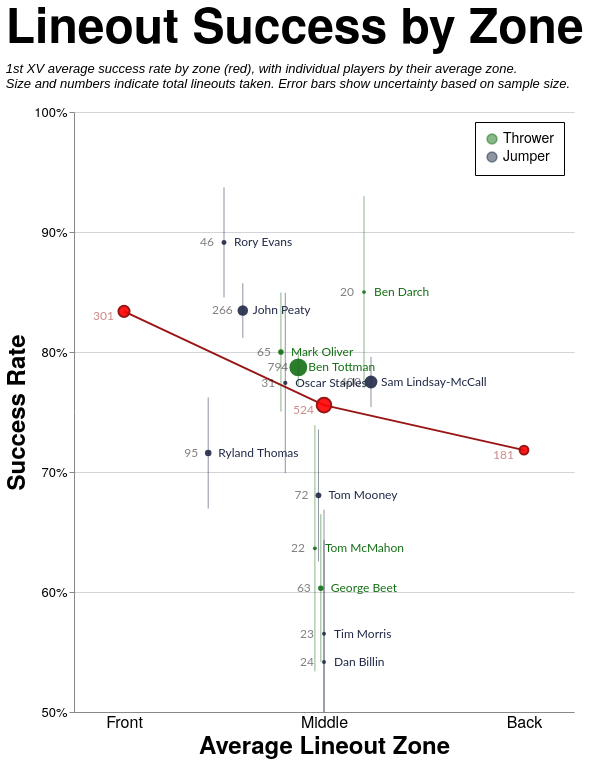

The Vega-Lite source for this figure:
### Vega-Lite specification from a JSON file in a GitHub repository (floating-point values rounded to 4 significant figures)
{"config": {"axis": {"labelFont": "PT Sans Narrow, Helvetica Neue, Helvetica, Arial, sans-serif", "titleFont": "PT Sans Narrow, Helvetica Neue, Helvetica, Arial, sans-serif", "labelFontSize": 13, "titleFontSize": 24, "gridColor": "#202947", "gridOpacity": 0.2, "zindex": 1}, "text": {"font": "Lato, sans-serif"}, "bar": {"cornerRadiusEnd": 5}, "header": {"labelFont": "PT Sans Narrow, Helvetica Neue, Helvetica, Arial, sans-serif", "titleFont": "PT Sans Narrow, Helvetica Neue, Helvetica, Arial, sans-serif", "labelFontSize": 24, "titleFontSize": 28, "labelFontWeight": "bold", "orient": "left"}, "legend": {"labelFont": "PT Sans Narrow, Helvetica Neue, Helvetica, Arial, sans-serif", "titleFont": "PT Sans Narrow, Helvetica Neue, Helvetica, Arial, sans-serif", "labelFontSize": 14, "titleFontSize": 16, "titlePadding": 5, "fillColor": "white", "strokeColor": "black", "padding": 10, "titleFontWeight": "lighter", "titleFontStyle": "italic", "titleColor": "gray", "offset": 10}, "title": {"font": "PT Sans Narrow, Helvetica Neue, Helvetica, Arial, sans-serif", "fontSize": 48, "fontWeight": "bold", "anchor": "start", "align": "center", "titlePadding": 20, "subtitlePadding": 10, "subtitleFontSize": 13, "subtitleColor": "", "subtitleFontStyle": "italic", "offset": 15, "color": "black"}, "axisX": {"labelAngle": 0}, "facet": {"title": null, "header": null, "align": {"row": "each", "column": "each"}, "spacing": 10}, "resolve": {"scale": {"y": "independent", "facet": "independent"}}, "background": "transparent", "scale": {"offsetBandPaddingOuter": 0.2, "offsetBandPaddingInner": 0.1}, "view": {"stroke": null, "background": "transparent"}}, "layer": [{"mark": {"type": "line", "color": "#991515"}, "encoding": {"x": {"axis": {"grid": false, "labelExpr": "datum.value == 1 ? 'Front' : datum.value == 2 ? 'Middle' : 'Back'", "labelFontSize": 16, "tickCount": 3, "ticks": false, "values": [1, 2, 3]}, "field": "zone", "scale": {"domain": [0.75, 3.25], "nice": false}, "title": "Average Lineout Zone", "type": "quantitative"}, "y": {"axis": {"format": "%", "tickCount": 5}, "field": "pct_won", "scale": {"domain": [0.5, 1.0]}, "title": "Success Rate", "type": "quantitative"}}}, {"mark": {"type": "point", "color": "#991515", "fill": "red", "fillOpacity": 0.9}, "encoding": {"size": {"field": "total", "legend": null, "scale": {"domain": [10, 1000], "range": [10, 400]}, "type": "quantitative"}, "x": {"axis": {"grid": false, "labelExpr": "datum.value == 1 ? 'Front' : datum.value == 2 ? 'Middle' : 'Back'", "labelFontSize": 16, "tickCount": 3, "ticks": false, "values": [1, 2, 3]}, "field": "zone", "scale": {"domain": [0.75, 3.25], "nice": false}, "title": "Average Lineout Zone", "type": "quantitative"}, "y": {"axis": {"format": "%", "tickCount": 5}, "field": "pct_won", "scale": {"domain": [0.5, 1.0]}, "title": "Success Rate", "type": "quantitative"}}}, {"mark": {"type": "text", "align": "right", "color": "#991515", "dx": -10, "dy": 5, "opacity": 0.5}, "encoding": {"size": {"value": 12}, "text": {"field": "total", "type": "quantitative"}, "x": {"axis": {"grid": false, "labelExpr": "datum.value == 1 ? 'Front' : datum.value == 2 ? 'Middle' : 'Back'", "labelFontSize": 16, "tickCount": 3, "ticks": false, "values": [1, 2, 3]}, "field": "zone", "scale": {"domain": [0.75, 3.25], "nice": false}, "title": "Average Lineout Zone", "type": "quantitative"}, "y": {"axis": {"format": "%", "tickCount": 5}, "field": "pct_won", "scale": {"domain": [0.5, 1.0]}, "title": "Success Rate", "type": "quantitative"}}}, {"data": {"name": "data-07052f8108e375a9048e08bbe6117f24"}, "mark": {"type": "errorbar", "opacity": 0.5}, "encoding": {"color": {"field": "player_type", "legend": {"orient": "top-right"}, "scale": {"domain": ["Thrower", "Jumper"], "range": ["#146f14", "#202946"]}, "title": null, "type": "nominal"}, "size": {"field": "total", "legend": null, "scale": {"domain": [10, 1000], "range": [10, 400]}, "type": "quantitative"}, "tooltip": [{"field": "player_type", "type": "nominal"}, {"field": "player", "type": "nominal"}, {"field": "total", "type": "quantitative"}, {"field": "won", "type": "quantitative"}, {"field": "pct_won", "format": ".1%", "type": "quantitative"}, {"field": "avg_zone", "type": "quantitative"}], "x": {"field": "avg_zone", "type": "quantitative"}, "y": {"field": "ymin", "scale": {"clamp": true}, "title": "Success Rate", "type": "quantitative"}, "y2": {"field": "ymax", "title": null}}, "transform": [{"calculate": "datum.pct_won - datum.error_margin", "as": "ymin"}, {"calculate": "datum.pct_won + datum.error_margin", "as": "ymax"}]}, {"data": {"name": "data-07052f8108e375a9048e08bbe6117f24"}, "mark": {"type": "circle", "fillOpacity": 0.9, "opacity": 1.0, "size": 100}, "encoding": {"color": {"field": "player_type", "legend": {"orient": "top-right"}, "scale": {"domain": ["Thrower", "Jumper"], "range": ["#146f14", "#202946"]}, "title": null, "type": "nominal"}, "size": {"field": "total", "legend": null, "scale": {"domain": [10, 1000], "range": [10, 400]}, "type": "quantitative"}, "tooltip": [{"field": "player_type", "type": "nominal"}, {"field": "player", "type": "nominal"}, {"field": "total", "type": "quantitative"}, {"field": "won", "type": "quantitative"}, {"field": "pct_won", "format": ".1%", "type": "quantitative"}, {"field": "avg_zone", "type": "quantitative"}], "x": {"field": "avg_zone", "title": "Average Lineout Zone", "type": "quantitative"}, "y": {"field": "pct_won", "title": "Success Rate", "type": "quantitative"}}}, {"data": {"name": "data-07052f8108e375a9048e08bbe6117f24"}, "mark": {"type": "text", "align": "left", "dx": 10}, "encoding": {"color": {"field": "player_type", "legend": {"orient": "top-right"}, "scale": {"domain": ["Thrower", "Jumper"], "range": ["#146f14", "#202946"]}, "title": null, "type": "nominal"}, "size": {"value": 12}, "text": {"field": "player", "type": "nominal"}, "tooltip": [{"field": "player_type", "type": "nominal"}, {"field": "player", "type": "nominal"}, {"field": "total", "type": "quantitative"}, {"field": "won", "type": "quantitative"}, {"field": "pct_won", "format": ".1%", "type": "quantitative"}, {"field": "avg_zone", "type": "quantitative"}], "x": {"field": "avg_zone", "title": "Average Lineout Zone", "type": "quantitative"}, "y": {"field": "pct_won", "title": "Success Rate", "type": "quantitative"}}}, {"data": {"name": "data-07052f8108e375a9048e08bbe6117f24"}, "mark": {"type": "text", "align": "right", "dx": -10, "opacity": 0.5}, "encoding": {"color": {"value": "black"}, "size": {"value": 12}, "text": {"field": "total", "type": "quantitative"}, "tooltip": [{"field": "player_type", "type": "nominal"}, {"field": "player", "type": "nominal"}, {"field": "total", "type": "quantitative"}, {"field": "won", "type": "quantitative"}, {"field": "pct_won", "format": ".1%", "type": "quantitative"}, {"field": "avg_zone", "type": "quantitative"}], "x": {"field": "avg_zone", "title": "Average Lineout Zone", "type": "quantitative"}, "y": {"field": "pct_won", "title": "Success Rate", "type": "quantitative"}}}], "data": {"name": "data-6544c083cb3b34cc0b9c78001183e66c"}, "height": 600, "resolve": {"scale": {"x": "shared", "y": "shared"}}, "title": {"text": "Lineout Success by Zone", "subtitle": ["1st XV average success rate by zone (red), with individual players by their average zone.", "Size and numbers indicate total lineouts taken. Error bars show uncertainty based on sample size."]}, "width": 500, "$schema": "https://vega.github.io/schema/vega-lite/v5.20.1.json", "datasets": {"data-6544c083cb3b34cc0b9c78001183e66c": [{"zone": 1, "total": 301, "won": 251, "pct_won": 0.8339}, {"zone": 2, "total": 524, "won": 396, "pct_won": 0.7557}, {"zone": 3, "total": 181, "won": 130, "pct_won": 0.7182}], "data-07052f8108e375a9048e08bbe6117f24": [{"player_type": "Jumper", "player": "Dan Billin", "total": 24, "won": 13, "pct_won": 0.5417, "error_margin": 0.1017, "avg_zone": 2.0}, {"player_type": "Jumper", "player": "John Peaty", "total": 266, "won": 222, "pct_won": 0.8346, "error_margin": 0.02278, "avg_zone": 1.594}, {"player_type": "Jumper", "player": "Oscar Staples", "total": 31, "won": 24, "pct_won": 0.7742, "error_margin": 0.0751, "avg_zone": 1.806}, {"player_type": "Jumper", "player": "Rory Evans", "total": 46, "won": 41, "pct_won": 0.8913, "error_margin": 0.04589, "avg_zone": 1.5}, {"player_type": "Jumper", "player": "Ryland Thomas", "total": 95, "won": 68, "pct_won": 0.7158, "error_margin": 0.04628, "avg_zone": 1.421}, {"player_type": "Jumper", "player": "Sam Lindsay-McCall", "total": 400, "won": 310, "pct_won": 0.775, "error_margin": 0.02088, "avg_zone": 2.235}, {"player_type": "Jumper", "player": "Tim Morris", "total": 23, "won": 13, "pct_won": 0.5652, "error_margin": 0.1034, "avg_zone": 2.0}, {"player_type": "Jumper", "player": "Tom Mooney", "total": 72, "won": 49, "pct_won": 0.6806, "error_margin": 0.05495, "avg_zone": 1.972}, {"player_type": "Thrower", "player": "Ben Darch", "total": 20, "won": 17, "pct_won": 0.85, "error_margin": 0.07984, "avg_zone": 2.2}, {"player_type": "Thrower", "player": "Ben Tottman", "total": 794, "won": 625, "pct_won": 0.7872, "error_margin": 0.01453, "avg_zone": 1.872}, {"player_type": "Thrower", "player": "George Beet", "total": 63, "won": 38, "pct_won": 0.6032, "error_margin": 0.06164, "avg_zone": 1.984}, {"player_type": "Thrower", "player": "Mark Oliver", "total": 65, "won": 52, "pct_won": 0.8, "error_margin": 0.04961, "avg_zone": 1.785}, {"player_type": "Thrower", "player": "Tom McMahon", "total": 22, "won": 14, "pct_won": 0.6364, "error_margin": 0.1026, "avg_zone": 1.955}]}}
